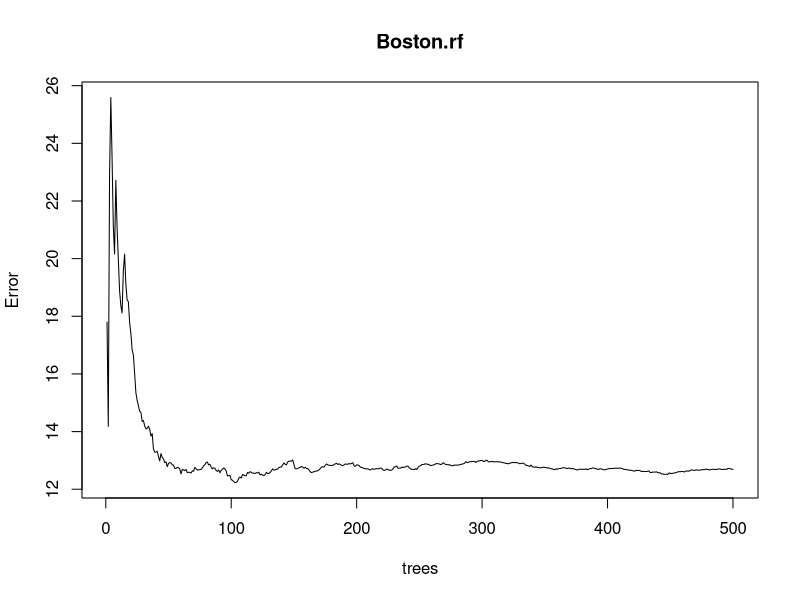
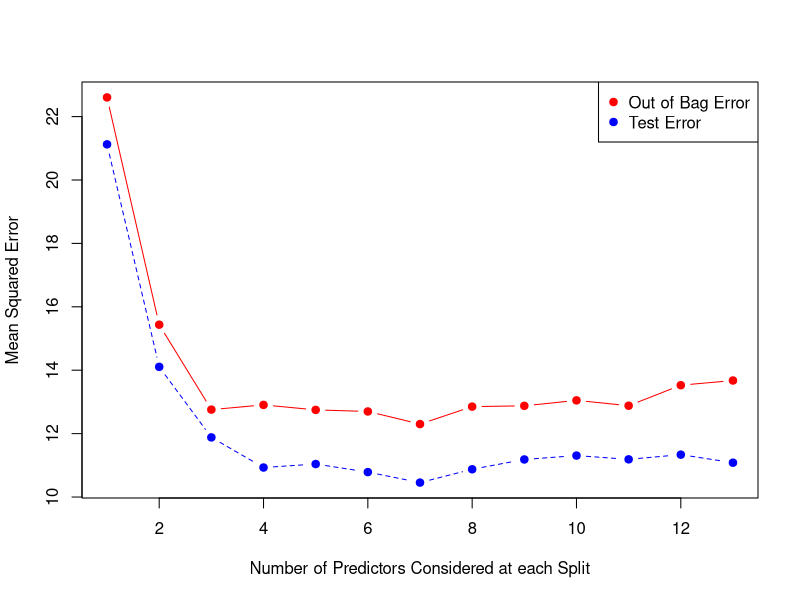

Write the R code that produced these figures, in order.
# Auther: 	Yuqian Shi
# Date:		4 Jul 2018
# Name: 	randomForest  in R







require(randomForest)
require(MASS)# the Boston housing dataset
attach(Boston)

set.seed(101)

dim(Boston)


#select 300 instances for training
train=sample(1:nrow(Boston),300)
?Boston  #to search on the dataset

Boston.rf=randomForest(medv ~ . , data = Boston , subset = train)
Boston.rf

plot(Boston.rf)

oob.err	=double(13)
test.err=double(13)

#mtry is no of Variables randomly chosen at each split
for(mtry in 1:13) 
{
  rf=randomForest(medv ~ . , data = Boston , 
  	subset = train,mtry=mtry,ntree=400) 
  oob.err[mtry] = rf$mse[400] #Error of all Trees fitted
  
  pred<-predict(rf,Boston[-train,]) #Predictions on Test Set for each Tree
  test.err[mtry]= with(Boston[-train,], mean( (medv - pred)^2)) #Mean Squared Test Error
  
  cat(mtry," ") #printing the output to the console
  
}



matplot(
	1:mtry , cbind(oob.err,test.err), pch=19 , 
	col=c("red","blue"),type="b",
	ylab="Mean Squared Error",
	xlab="Number of Predictors Considered at each Split")
legend("topright",legend=c("Out of Bag Error","Test Error"),
	pch=19, col=c("red","blue"))
